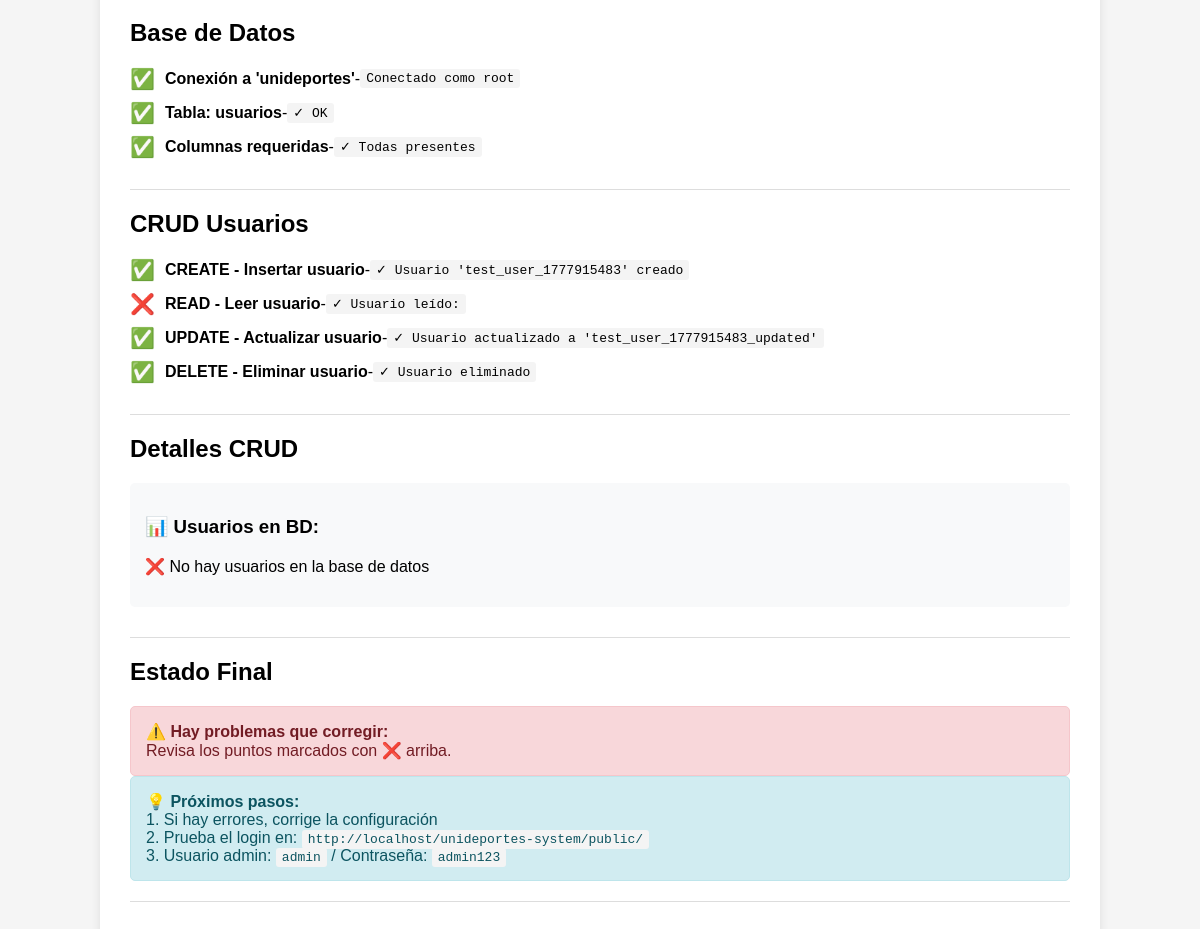
The app's page /test.php (lower part), older data.
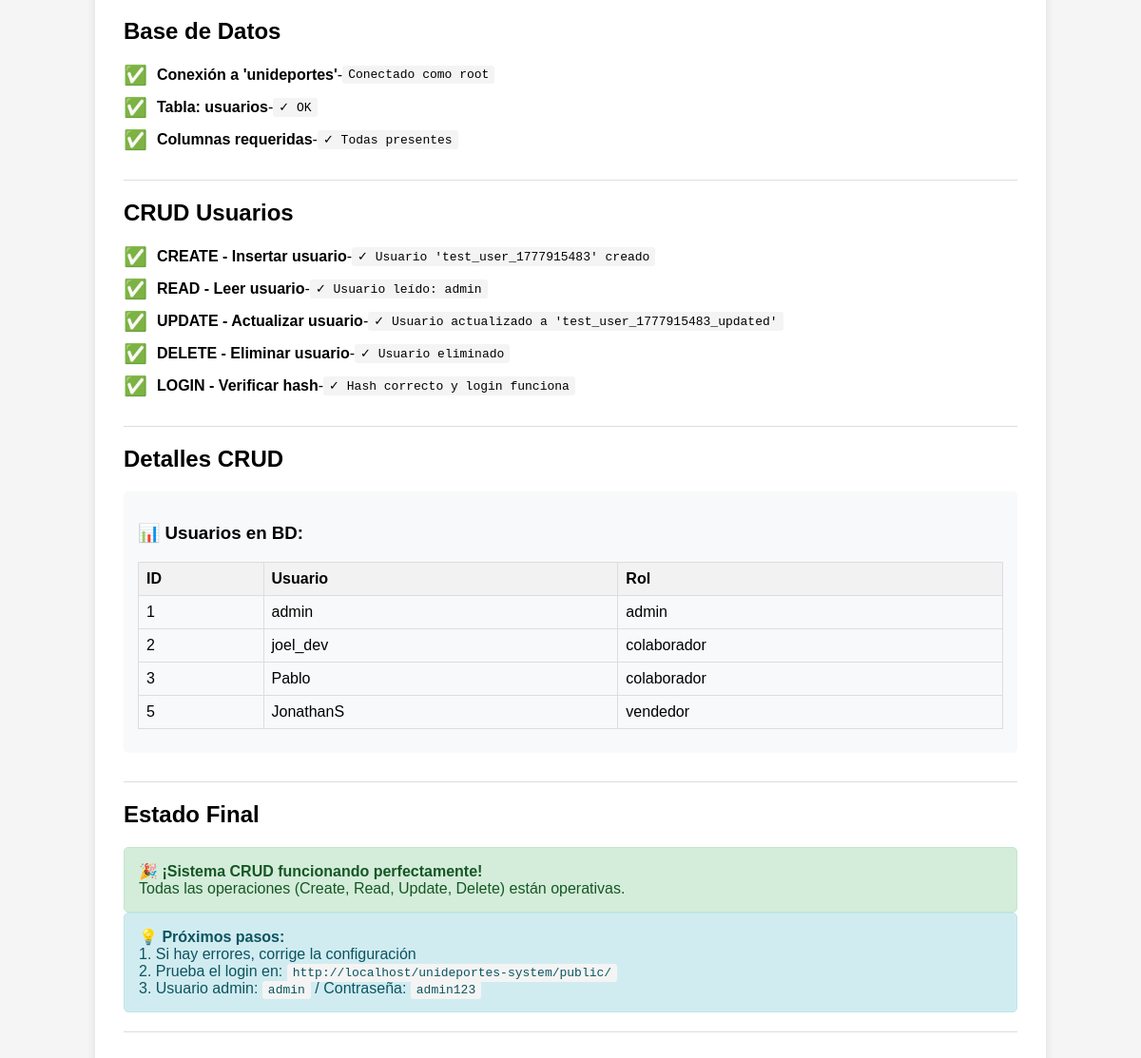
The same page, newer data.
### tables this page shows
CREATE TABLE IF NOT EXISTS `usuarios` (
  `id` int(11) NOT NULL AUTO_INCREMENT,
  `name` varchar(50) DEFAULT NULL,
  `lastname` varchar(50) DEFAULT NULL,
  `username` varchar(50) UNIQUE NOT NULL,
  `password` varchar(255) NOT NULL,
  `email` varchar(100) DEFAULT NULL,
  `role` enum('admin','colaborador','vendedor') DEFAULT 'colaborador',
  `created_at` timestamp NOT NULL DEFAULT current_timestamp(),
  PRIMARY KEY (`id`)
   
);

### test.php (the view, shortened to what this page needs)
<?php
$db_host = 'localhost';
$db_name = 'unideportes';
$db_user = 'root';
$db_pass = '';
echo "<!DOCTYPE html>
<html>
<head>
    <meta charset='UTF-8'>
    <title>Test CRUD - Unideportes</title>
    <style>
        body { font-family: Arial, sans-serif; max-width: 1000px; margin: 40px auto; background: #f5f5f5; }
        .container { background: white; padding: 30px; border-radius: 8px; box-shadow: 0 2px 10px rgba(0,0,0,0.1); }
        h1 { color: #E61E2A; margin: 0 0 20px 0; }
        .section { margin: 20px 0; border-bottom: 1px solid #ddd; padding-bottom: 20px; }
        .check { display: flex; align-items: center; margin: 10px 0; }
        .icon { font-size: 20px; margin-right: 10px; }
        .ok { color: green; }
        .error { color: #c0392b; }
        .warning { color: #f39c12; }
        code { background: #f4f4f4; padding: 2px 6px; border-radius: 3px; font-family: monospace; }
        .success-box { background: #d4edda; border: 1px solid #c3e6cb; padding: 15px; border-radius: 5px; color: #155724; }
        .error-box { background: #f8d7da; border: 1px solid #f5c6cb; padding: 15px; border-radius: 5px; color: #721c24; }
        .info-box { background: #d1ecf1; border: 1px solid #bee5eb; padding: 15px; border-radius: 5px; color: #0c5460; }
        table { width: 100%; border-collapse: collapse; margin: 10px 0; }
        th, td { border: 1px solid #ddd; padding: 8px; text-align: left; }
        th { background-color: #f2f2f2; }
        .crud-test { background: #f8f9fa; padding: 15px; border-radius: 5px; margin: 10px 0; }
    </style>
</head>
<body>
    <div class='container'>
        <h1>🧪 Test CRUD - Unideportes</h1>
        <p><em>Ejecutado el: " . date('Y-m-d H:i:s') . "</em></p>";
$checks = ['Configuración' => [], 'Base de Datos' => [], 'CRUD Usuarios' => []];
$checks['Configuración'][] = ['PHP Version >= 7.4', phpversion() >= '7.4', 'Actual: ' . phpversion()];
$checks['Configuración'][] = ['Extensión MySQLi', extension_loaded('mysqli'), 'Necesaria para BD'];
$checks['Configuración'][] = ['Función password_hash', function_exists('password_hash'), 'Para encriptar contraseñas'];
$checks['Configuración'][] = ['Función password_verify', function_exists('password_verify'), 'Para verificar contraseñas'];
$baseDir = __DIR__;
$crudFiles = [
    'config/connection.php',
    'controllers/auth.php',
    'controllers/login.php',
    'controllers/edit_user.php',
    'controllers/delete_user.php',
    'models/insert_user.php',
    'models/update.php',
    'views/admin_user.php',
    'public/index.php'
];
foreach ($crudFiles as $file) {
    $path = $baseDir . DIRECTORY_SEPARATOR . $file;
    $exists = file_exists($path);
    $checks['Configuración'][] = ["Archivo: $file", $exists, $exists ? '✓ Encontrado' : '❌ NO ENCONTRADO'];
}
$crudTests = [];
try {
    $conn = new mysqli($db_host, $db_user, $db_pass, $db_name);
    $checks['Base de Datos'][] = ["Conexión a '$db_name'", true, "Conectado como $db_user"];
    $res = $conn->query("SHOW TABLES LIKE 'usuarios'");
    $tableExists = ($res && $res->num_rows > 0);
    $checks['Base de Datos'][] = ["Tabla: usuarios", $tableExists, $tableExists ? '✓ OK' : '❌ Falta crear tabla'];
    if ($tableExists) {
        $res = $conn->query("DESCRIBE usuarios");
        $columns = [];
        while ($row = $res->fetch_assoc()) {
            $columns[] = $row['Field'];
        }
        $requiredColumns = ['id', 'name', 'lastname', 'username', 'password', 'email', 'role'];
        $missingColumns = array_diff($requiredColumns, $columns);
        $checks['Base de Datos'][] = ["Columnas requeridas", empty($missingColumns), empty($missingColumns) ? '✓ Todas presentes' : '❌ Faltan: ' . implode(', ', $missingColumns)];
        $crudTests[] = "<div class='crud-test'><h3>📊 Usuarios en BD:</h3>";
        $res = $conn->query("SELECT id, username, role FROM usuarios ORDER BY id");
        if ($res && $res->num_rows > 0) {
            $crudTests[] = "<table><tr><th>ID</th><th>Usuario</th><th>Rol</th></tr>";
            while ($row = $res->fetch_assoc()) {
                $crudTests[] = "<tr><td>{$row['id']}</td><td>{$row['username']}</td><td>{$row['role']}</td></tr>";
            }
            $crudTests[] = "</table>";
        } else {
            $crudTests[] = "<p>❌ No hay usuarios en la base de datos</p>";
        }
        $crudTests[] = "</div>";
        $testUser = 'test_user_' . time();
        $testPass = password_hash('test123', PASSWORD_DEFAULT);
        $stmt = $conn->prepare("INSERT INTO usuarios (username, password, role, name, lastname, email) VALUES (?, ?, 'colaborador', 'Test', 'User', 'test@example.com')");
        $stmt->bind_param("ss", $testUser, $testPass);
        $createSuccess = $stmt->execute();
        $checks['CRUD Usuarios'][] = ["CREATE - Insertar usuario", $createSuccess, $createSuccess ? "✓ Usuario '$testUser' creado" : '❌ Error al crear'];
        if ($createSuccess) {
            $newUserId = $conn->insert_id;
            $stmt = $conn->prepare("SELECT username, role FROM usuarios WHERE id = ?");
            $stmt->bind_param("i", $newUserId);
            $readSuccess = $stmt->execute();
            $result = $stmt->get_result();
            $userData = $result->fetch_assoc();
            $checks['CRUD Usuarios'][] = ["READ - Leer usuario", $readSuccess && $userData, $readSuccess ? "✓ Usuario leído: {$userData['username']}" : '❌ Error al leer'];
            $newUsername = $testUser . '_updated';
            $stmt = $conn->prepare("UPDATE usuarios SET username = ? WHERE id = ?");
            $stmt->bind_param("si", $newUsername, $newUserId);
            $updateSuccess = $stmt->execute();
            $checks['CRUD Usuarios'][] = ["UPDATE - Actualizar usuario", $updateSuccess, $updateSuccess ? "✓ Usuario actualizado a '$newUsername'" : '❌ Error al actualizar'];
            $stmt = $conn->prepare("DELETE FROM usuarios WHERE id = ?");
            $stmt->bind_param("i", $newUserId);
            $deleteSuccess = $stmt->execute();
            $checks['CRUD Usuarios'][] = ["DELETE - Eliminar usuario", $deleteSuccess, $deleteSuccess ? '✓ Usuario eliminado' : '❌ Error al eliminar'];
        }
        $res = $conn->query("SELECT password FROM usuarios WHERE username = 'admin' LIMIT 1");
        if ($res && $row = $res->fetch_assoc()) {
            $isHashed = password_get_info($row['password'])['algo'] !== 0;
            $loginTest = password_verify('admin123', $row['password']);
            $checks['CRUD Usuarios'][] = ["LOGIN - Verificar hash", $isHashed && $loginTest, $isHashed ? ($loginTest ? '✓ Hash correcto y login funciona' : '⚠️ Hash válido pero contraseña incorrecta') : '❌ Contraseña no hasheada'];
        }
    }
} catch (Exception $e) {
    $dbConnected = false;
    $checks['Base de Datos'][] = ["Conexión", false, "Error: " . $e->getMessage()];
}
foreach ($checks as $section => $items) {
    echo "<div class='section'><h2>$section</h2>";
    foreach ($items as [$check, $pass, $detail]) {
        $icon = $pass ? '✅' : '❌';
        $class = $pass ? 'ok' : 'error';
        echo "<div class='check'><span class='icon $class'>$icon</span> <strong>$check</strong> - <code>$detail</code></div>";
    }
    echo "</div>";
}
if (!empty($crudTests)) {
    echo "<div class='section'><h2>Detalles CRUD</h2>";
    echo implode('', $crudTests);
    echo "</div>";
}
echo "<div class='section'><h2>Estado Final</h2>";
$allOk = true;
foreach ($checks as $section => $items) {
    foreach ($items as [$check, $pass, $detail]) {
        if (!$pass) $allOk = false;
    }
}
if ($allOk) {
    echo "<div class='success-box'><strong>🎉 ¡Sistema CRUD funcionando perfectamente!</strong><br>Todas las operaciones (Create, Read, Update, Delete) están operativas.</div>";
} else {
    echo "<div class='error-box'><strong>⚠️ Hay problemas que corregir:</strong><br>Revisa los puntos marcados con ❌ arriba.</div>";
}
echo "<div class='info-box'><strong>💡 Próximos pasos:</strong><br>";
echo "1. Si hay errores, corrige la configuración<br>";
echo "2. Prueba el login en: <code>http://localhost/unideportes-system/public/</code><br>";
echo "3. Usuario admin: <code>admin</code> / Contraseña: <code>admin123</code></div>";
echo "</div></body></html>";

### test.php (style rules this page uses)
body { font-family: Arial, sans-serif; max-width: 1000px; margin: 40px auto; background: #f5f5f5; }
.container { background: white; padding: 30px; border-radius: 8px; box-shadow: 0 2px 10px rgba(0,0,0,0.1); }
.section { margin: 20px 0; border-bottom: 1px solid #ddd; padding-bottom: 20px; }
.check { display: flex; align-items: center; margin: 10px 0; }
.icon { font-size: 20px; margin-right: 10px; }
.ok { color: green; }
code { background: #f4f4f4; padding: 2px 6px; border-radius: 3px; font-family: monospace; }
.success-box { background: #d4edda; border: 1px solid #c3e6cb; padding: 15px; border-radius: 5px; color: #155724; }
.info-box { background: #d1ecf1; border: 1px solid #bee5eb; padding: 15px; border-radius: 5px; color: #0c5460; }
table { width: 100%; border-collapse: collapse; margin: 10px 0; }
th, td { border: 1px solid #ddd; padding: 8px; text-align: left; }
th { background-color: #f2f2f2; }
.crud-test { background: #f8f9fa; padding: 15px; border-radius: 5px; margin: 10px 0; }
.error { color: #c0392b; }
.error-box { background: #f8d7da; border: 1px solid #f5c6cb; padding: 15px; border-radius: 5px; color: #721c24; }

Row changes from the older to the newer data that the page shows:
added usuarios: id "1", username "admin", role "admin"
added usuarios: id "2", username "joel_dev", role "colaborador"
added usuarios: id "3", username "Pablo", role "colaborador"
added usuarios: id "5", username "JonathanS", role "vendedor"
Text that changed along with them:
list line gone: "❌ READ - Leer usuario - ✓ Usuario leído:"
new list line: "✅ READ - Leer usuario - ✓ Usuario leído: admin ✅ LOGIN - Verificar hash - ✓ Hash correcto y login funciona"
text no longer shown: "❌ No hay usuarios en la base de datos ⚠️ Hay problemas que corregir: Revisa los puntos marcados con ❌ arriba."
text now shown: "ID Usuario Rol 🎉 ¡Sistema CRUD funcionando perfectamente! Todas las operaciones (Create, Read, Update, Delete) están operativas."
